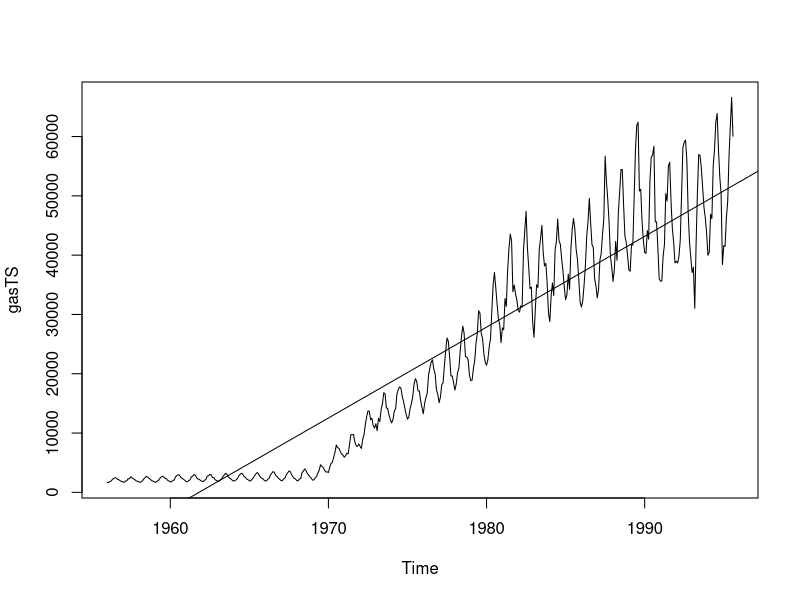
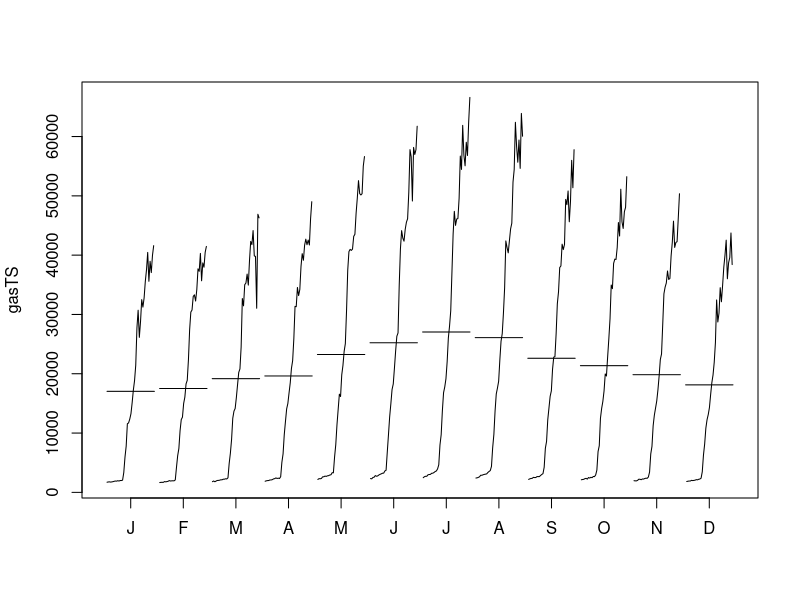
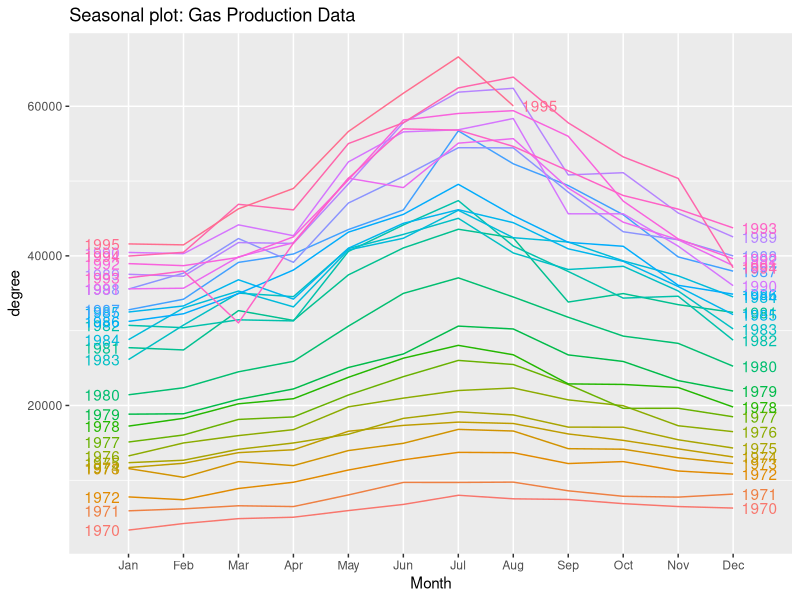
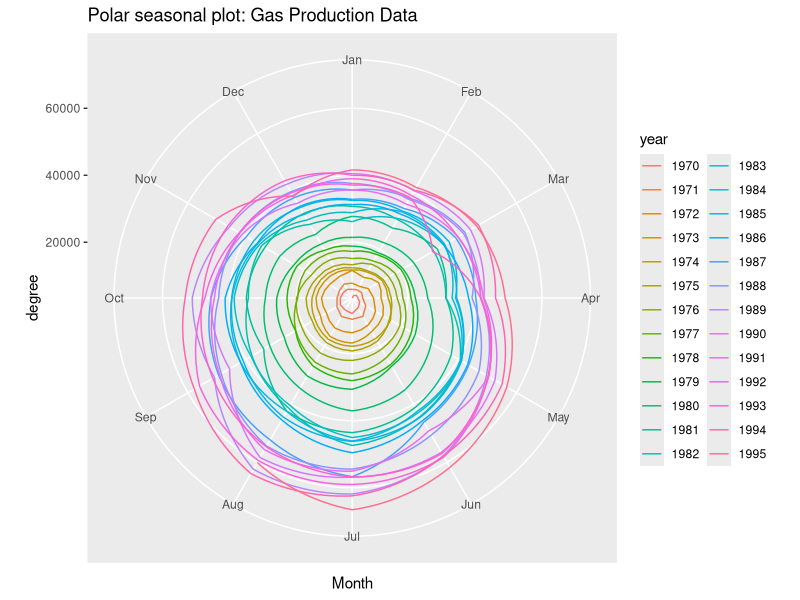
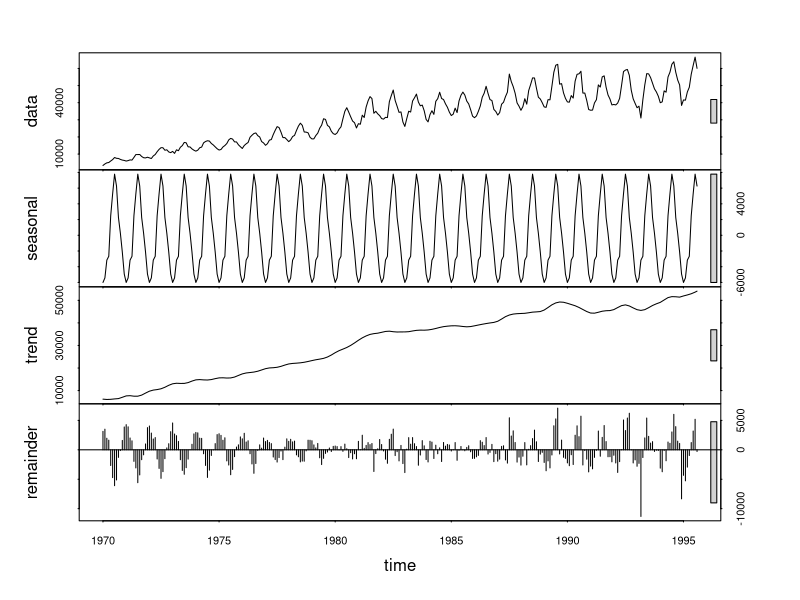
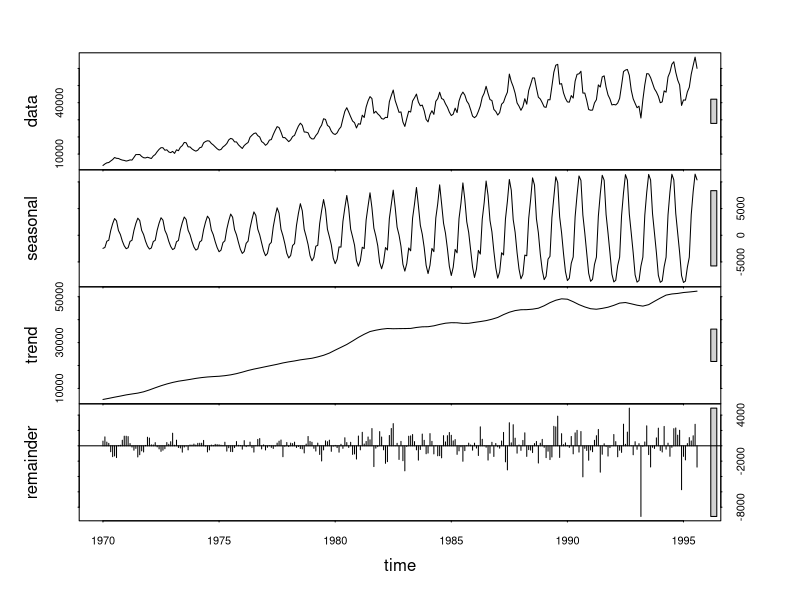
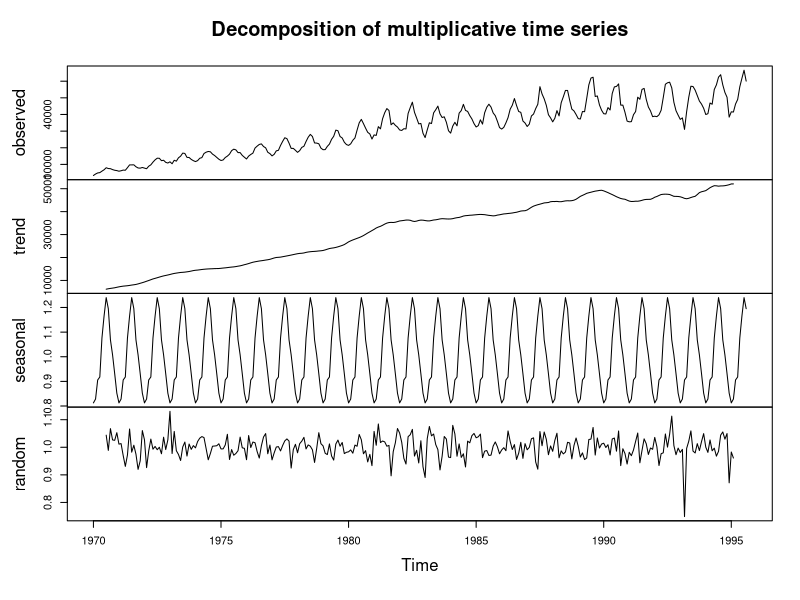
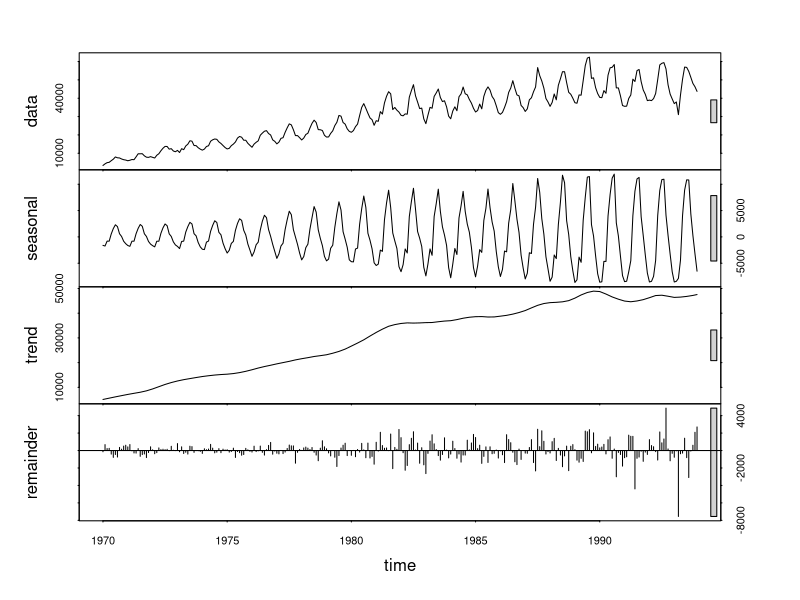

Here is the R script that generated these plots, in order: (Note: this script raises an error after producing the figures.)
## ---- chunk 1
knitr::opts_chunk$set(echo = TRUE)
## ---- chunk 2
#Importing all the relevant libraries
rm(list=ls())
library('forecast')
library('tseries')
library('stats')
library('xts')
library('tidyverse')
## ---- chunk 3
# Loading the dataset
data(gas)
# Creating TS object
gasTS <- ts(gas,
            start = c(1956,1),
            end = c(1995,8),
            frequency = 12)
class(gasTS)
#force(gasTS)
#View(gasTS)
str(gasTS)
## ---- chunk 4
plot(gasTS)
abline(reg = lm(gasTS~time(gasTS)))
## ---- chunk 5
monthplot(gasTS)
## ---- chunk 6
# Taking a subset of the series for analysis
gas.subset <- window(gas,start = 1970)
#force(gas.subset)
## ---- chunk 7
ggseasonplot(gas.subset, 
             year.labels=TRUE, 
             year.labels.left=TRUE) + 
  ylab("degree") + 
  ggtitle("Seasonal plot: Gas Production Data")
## ---- chunk 8
ggseasonplot(gas.subset, 
             polar=TRUE) + 
  ylab("degree") + 
  ggtitle("Polar seasonal plot: Gas Production Data")
## ---- chunk 9
# Decomposition of gas TS using stl()
gas.subset.decompose1<-stl(gas.subset, s.window='p') 
#gas.subset.decompose1
plot(gas.subset.decompose1)
## ---- chunk 10
gas.subset.decompose2<-stl(gas.subset, s.window=12) 
#gas.subset.decompose2
plot(gas.subset.decompose2)
## ---- chunk 11
gas.subset.decompose<-decompose(gas.subset, type = "multiplicative")
plot(gas.subset.decompose)

## ---- chunk 12
## Observing the seasonal indices of gas.subset.decompose
Seasonal_Ind=round(t(gas.subset.decompose$figure),2) 
colnames(Seasonal_Ind)<-c("Jan","Feb","Mar","Apr","May","Jun","Jul","Aug","Sep","Oct","Nov","Dec") 
Seasonal_Ind
## ---- chunk 13
periodicity(gas.subset)
## ---- chunk 14
gas.subset.train <- window(gas.subset, 
                   start=c(1970,1), 
                   end=c(1993, 12), 
                   freq=12) 

gas.subset.test <- window(gas.subset, 
                  start=c(1994,1), 
                  freq=12)

#force(gas.subset.train)
#force(gas.subset.test)
## ---- chunk 15
# Decomposition of gas TS using stl()
gas.subset.train.dec <- stl(gas.subset.train, s.window=7) 
#gas.subset.decompose1
plot(gas.subset.train.dec)
## ---- chunk 16
kpss.test(gas.subset.train)
## ---- chunk 17
adf.test(gas.subset.train,k=12)
adf.test(gas.subset.train,k=24)
## ---- chunk 18
plot(log10(gas.subset.train))
## ---- chunk 19
plot(diff(diff(log10(gas.subset.train))))
## ---- chunk 20
# Transformed series 
log.gas.subset.train <-log10(gas.subset.train)
diff.log.gas.subset.train <- diff(diff(log.gas.subset.train))

# KPSS test
kpss.test(diff.log.gas.subset.train)
## ---- chunk 21
# ADF test
adf.test(diff.log.gas.subset.train,k=12)
adf.test(diff.log.gas.subset.train,k=24)

## ---- chunk 22
par(mfrow = c(1,2))
acf(diff.log.gas.subset.train,main = "ACF plot")
pacf(diff.log.gas.subset.train,main = "PACF plot")
## ---- chunk 23
arima.gas.subset.train <- arima(log.gas.subset.train
                                ,c(1,2,2)
                                ,seasonal = list(order = c(1,2,2))
                                ,method = "ML")
arima.gas.subset.train

## ---- chunk 24
Box.test(arima.gas.subset.train$residuals,type = "Ljung-Box",lag = 12)
Box.test(arima.gas.subset.train$residuals,type = "Ljung-Box",lag = 24)
## ---- chunk 25
forecast.arima <- forecast(arima.gas.subset.train,h = 20)
forecast.arima

plot(forecast.arima)
## ---- chunk 26
arima.act.forecast <- 10^( cbind(log10(gas.subset.test) ,as.data.frame(forecast(arima.gas.subset.train, h=20))[,1])) 

ts.plot(arima.act.forecast, 
        col=c("blue", "red"), 
        main="ARIMA - gas production: Actual vs Forecast")

legend("bottomright", 
       legend = c("Actual","Forecast"), 
       col = c("blue","red"), 
       lty = 1,
       cex=.60)

## ---- chunk 27
arima.RMSE <- round(sqrt(sum(((arima.act.forecast[,1]-arima.act.forecast[,2])^2)/length(arima.act.forecast[,1]))),4) 

arima.MAPE <- round(mean(abs(arima.act.forecast[,1]-arima.act.forecast[,2])/arima.act.forecast[,1]),4) 

paste("ARIMA Accuracy Measures: RMSE:", arima.RMSE, "and MAPE:", arima.MAPE) 
## ---- chunk 28
auto.arima.gas.subset.train <- auto.arima(log.gas.subset.train
                                          ,seasonal = TRUE
                                          ,method = "ML")
auto.arima.gas.subset.train

## ---- chunk 29
forecast.auto.arima <- forecast(auto.arima.gas.subset.train,20)
forecast.auto.arima

plot(forecast.auto.arima)
## ---- chunk 30
auto.arima.act.forecast <- 10^( cbind(log10(gas.subset.test) ,as.data.frame(forecast(auto.arima.gas.subset.train, h=20))[,1])) 

ts.plot(arima.act.forecast, 
        col=c("blue", "red"), 
        main="ARIMA - gas production: Actual vs Forecast")

legend("bottomright", 
       legend = c("Actual","Forecast"), 
       col = c("blue","red"), 
       lty = 1,
       cex=.60)

## ---- chunk 31
auto.arima.RMSE <- round(sqrt(sum(((auto.arima.act.forecast[,1]-auto.arima.act.forecast[,2])^2)/length(auto.arima.act.forecast[,1]))),4) 

auto.arima.MAPE <- round(mean(abs(auto.arima.act.forecast[,1]-auto.arima.act.forecast[,2])/auto.arima.act.forecast[,1]),4) 

paste("Auto ARIMA Accuracy Measures: RMSE:", auto.arima.RMSE, "and MAPE:", auto.arima.MAPE) 
## ---- chunk 32
alt.arima.gas.subset.train <- arima(log.gas.subset.train
                                ,c(1,1,2)
                                ,seasonal = list(order = c(0,1,1))
                                ,method = "ML")
## ---- chunk 33
forecast.arima.alt <- forecast(alt.arima.gas.subset.train,h = 20)
forecast.arima.alt 
## ---- chunk 34
alt.arima.act.forecast <- 10^( cbind(log10(gas.subset.test) ,as.data.frame(forecast(alt.arima.gas.subset.train, h=20))[,1])) 

ts.plot(alt.arima.act.forecast, 
        col=c("blue", "red"), 
        main="alternate SARIMA - gas production: Actual vs Forecast")

legend("bottomright", 
       legend = c("Actual","Forecast"), 
       col = c("blue","red"), 
       lty = 1,
       cex=.60)

## ---- chunk 35
alt.arima.RMSE <- round(sqrt(sum(((alt.arima.act.forecast[,1]-alt.arima.act.forecast[,2])^2)/length(alt.arima.act.forecast[,1]))),4) 
alt.arima.MAPE <- round(mean(abs(alt.arima.act.forecast[,1]-alt.arima.act.forecast[,2])/alt.arima.act.forecast[,1]),4) 

paste("Alternate SARIMA Accuracy Measures: RMSE:", alt.arima.RMSE, "and MAPE:", alt.arima.MAPE) 

## ---- chunk 36
hw.gas.subset.train <- HoltWinters(gas.subset.train)
hw.gas.subset.train

TS_Train_HW <- hw(gas.subset.train, seasonal = "multiplicative")
TS_Train_HW$model

plot(TS_Train_HW$model)
## ---- chunk 37
forecast.hw <- forecast(hw.gas.subset.train,20)
forecast.hw

plot(forecast.hw)
## ---- chunk 38
hw.act.forecast <- cbind(gas.subset.test ,
             as.data.frame(forecast(hw.gas.subset.train, h=20))[,1])


ts.plot(hw.act.forecast, 
        col=c("blue", "red"), 
        main="HW - gas production: Actual vs Forecast")

legend("bottomright", 
       legend = c("Actual","Forecast"), 
       col = c("blue","red"), 
       lty = 1,
       cex=.60)
## ---- chunk 39
hw.RMSE <- round(sqrt(sum(((hw.act.forecast[,1]-hw.act.forecast[,2])^2)/length(hw.act.forecast[,1]))),4) 
hw.MAPE <- round(mean(abs(hw.act.forecast[,1]-hw.act.forecast[,2])/hw.act.forecast[,1]),4) 
paste("HW Accuracy Measures: RMSE:", hw.RMSE, "and MAPE:", hw.MAPE)
## ---- chunk 40
arima.gas.final <- arima(log10(gas.subset)
                                 ,order=c(1,2,2)
                                ,seasonal = list(order = c(1,2,2))
                                ,method = "ML")

arima.gas.final
## ---- chunk 41
gas.forecast1 <- forecast(arima.gas.final,h=12)
gas.forecast1.actual <- round(10^(gas.forecast1$mean),3)
gas.forecast1.actual
plot(gas.forecast1)
## ---- chunk 42

sarima.gas.final <- arima(log10(gas.subset)
                                 ,order=c(0,1,1)
                                 ,seasonal=c(1,1,1)
                                 ,method = "ML")
sarima.gas.final

## ---- chunk 43
gas.forecast2 <- forecast(sarima.gas.final,h=12)
gas.forecast2.actual <- round(10^(gas.forecast2$mean),3)
gas.forecast2.actual
plot(gas.forecast2)
## ---- chunk 44
alt.arima.gas.final <- arima(log10(gas.subset)
                                 ,order=c(1,1,2)
                                ,seasonal = list(order = c(0,1,1))
                                ,method = "ML")

alt.arima.gas.final
## ---- chunk 45
gas.forecast3 <- forecast(alt.arima.gas.final,h=12)
gas.forecast3.actual <- round(10^(gas.forecast3$mean),3)
gas.forecast3.actual
plot(gas.forecast3)
## ---- chunk 46
ARIMA <- c(arima.RMSE, arima.MAPE)
SARIMA <- c(auto.arima.RMSE , auto.arima.MAPE)
alt.ARIMA <- c(alt.arima.RMSE, alt.arima.MAPE)
HW <- c(hw.RMSE,hw.MAPE)


df <- as.data.frame(rbind(ARIMA,SARIMA,alt.ARIMA,HW))
colnames(df) <- c("RMSE","MAPE")

df
